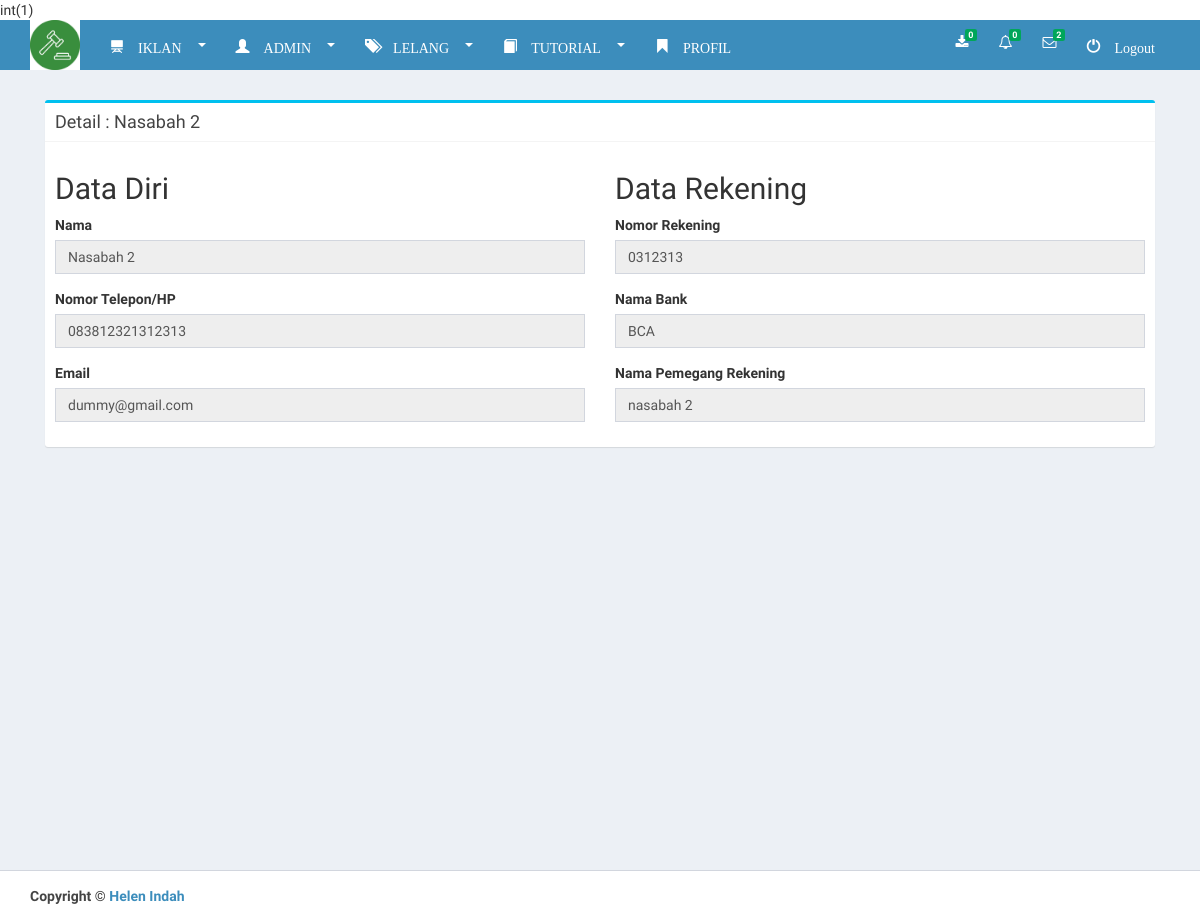
Page /admin/detail_user.php?id=7 (signed in) on the committed database.
### tables this page shows
CREATE TABLE `user` (
  `id_user` int(11) NOT NULL,
  `nama` varchar(35) NOT NULL,
  `no_hp` varchar(15) NOT NULL,
  `email` varchar(50) NOT NULL,
  `username` varchar(35) NOT NULL,
  `password` varchar(35) NOT NULL,
  `hak_akses` enum('0','1') NOT NULL,
  `block` enum('0','1') NOT NULL
);

CREATE TABLE `rekening` (
  `id_rek` int(11) NOT NULL,
  `id_user` int(11) NOT NULL,
  `bank_rek` varchar(20) NOT NULL,
  `holder_rek` varchar(35) NOT NULL,
  `no_rek` varchar(30) NOT NULL
);

### admin/detail_user.php (the view, shortened to what this page needs)
<html>
    <head>
        <?php
        $id=$_GET['id'];
        if($id!=NULL){
            $query="SELECT * FROM user where id_user='$id'";
            $result=  mysql_query($query);
            $row = mysql_fetch_array($result);
            $quer="SELECT * FROM rekening where id_user='$id'";
            $resul=  mysql_query($quer);
            $rekening = mysql_fetch_array($resul);
        include 'css.php';
        ?>
    </head>
    <body class="hold-transition skin-blue layout-top-nav">
        <div class="wrapper">
            <?php include 'menu.php';
            ?>
      <div class="content-wrapper">
        <div class="container">
          <section class="content-header">
        </section>
          <section class="content">
            <div class="box box-info">
              <div class="box-header with-border">
                <h3 class="box-title">Detail : <?php echo $row['nama']; ?></h3>
              </div>
              <div class="box-body">
                <div class="row">
                  <div class="col-md-6">
                      <h2>Data Diri</h2>
                      <div class="form-group">
                        <label for="nama">Nama</label>
                        <input type="text" class="form-control" value="<?php echo $row['nama']; ?>" disabled>
                      </div>
                      <div class="form-group">
                        <label for="nohp">Nomor Telepon/HP</label>
                        <input type="text" class="form-control" value="<?php echo $row['no_hp']; ?>" disabled>
                      </div>
                      <div class="form-group">
                        <label for="email_user">Email</label>
                        <input type="text" class="form-control" value="<?php echo $row['email']; ?>" disabled>
                      </div>
                  </div>
                  <div class="col-md-6">
                      <h2>Data Rekening</h2>
                      <div class="form-group">
                        <label for="rekening-no">Nomor Rekening</label>
                        <input type="text" class="form-control" value="<?php echo $rekening['no_rek']; ?>" disabled>
                      </div>
                      <div class="form-group">
                        <label for="rekening-bank">Nama Bank</label>
                        <input type="text" class="form-control" value="<?php echo $rekening['bank_rek']; ?>" disabled>
                      </div>
                      <div class="form-group">
                        <label for="rekening-holder">Nama Pemegang Rekening</label>
                        <input type="text" class="form-control" value="<?php echo $rekening['holder_rek']; ?>" disabled>
                      </div>
                  </div>
                </div>
              </div>
            </div>
          </section>
        </div>
      </div>
            <?php include 'footer.php'; ?>
        </div>
    </body>
</html>
<?php
}
?>

### rows in the picture
user: nama "Nasabah 2", no_hp "083812321312313", email "dummy@gmail.com"
rekening: no_rek "0312313", bank_rek "BCA", holder_rek "nasabah 2"

### other values in the picture
$jumlah_confirm "0"
$jumlah_contrib "0"
cek_not_kom($id_user) "2"
